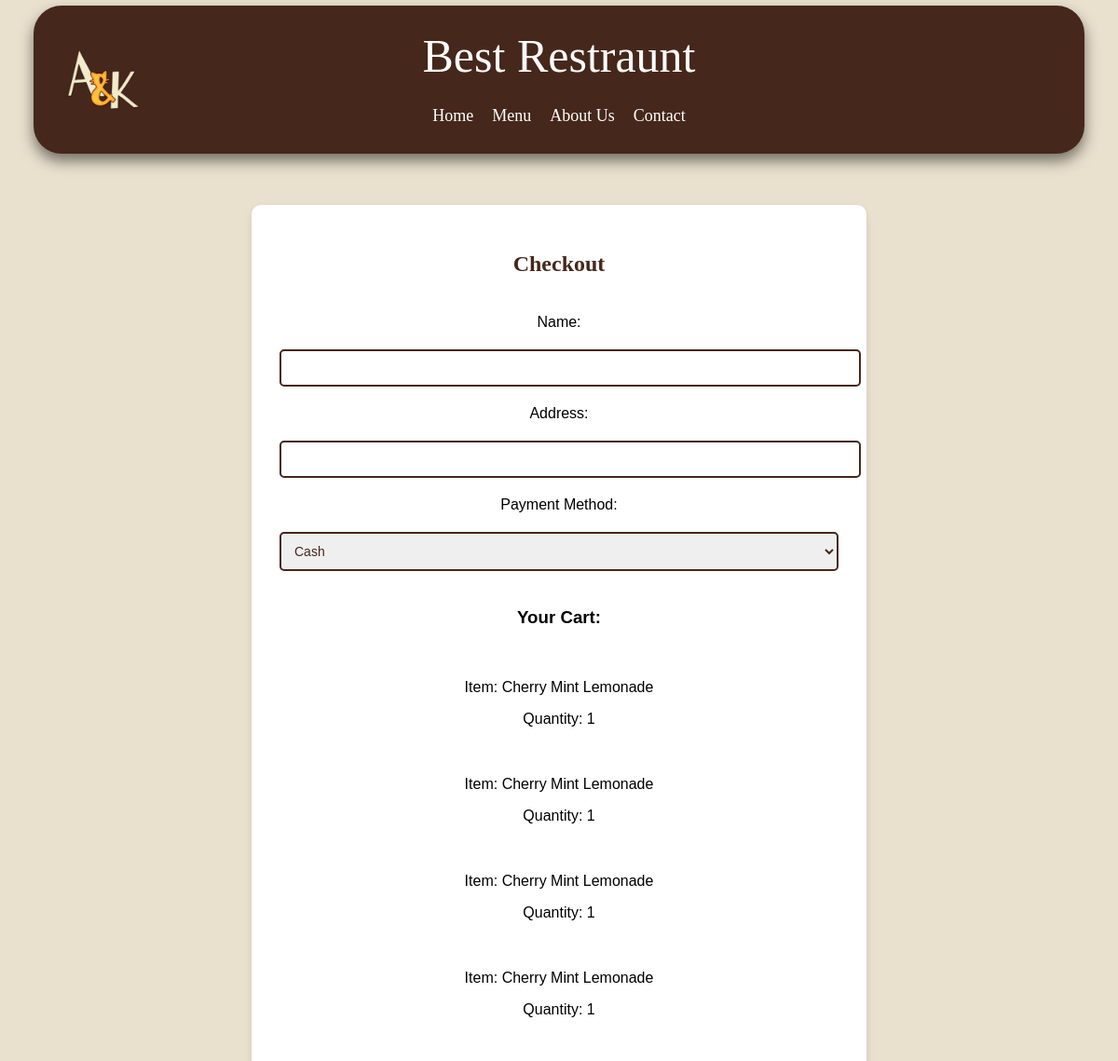
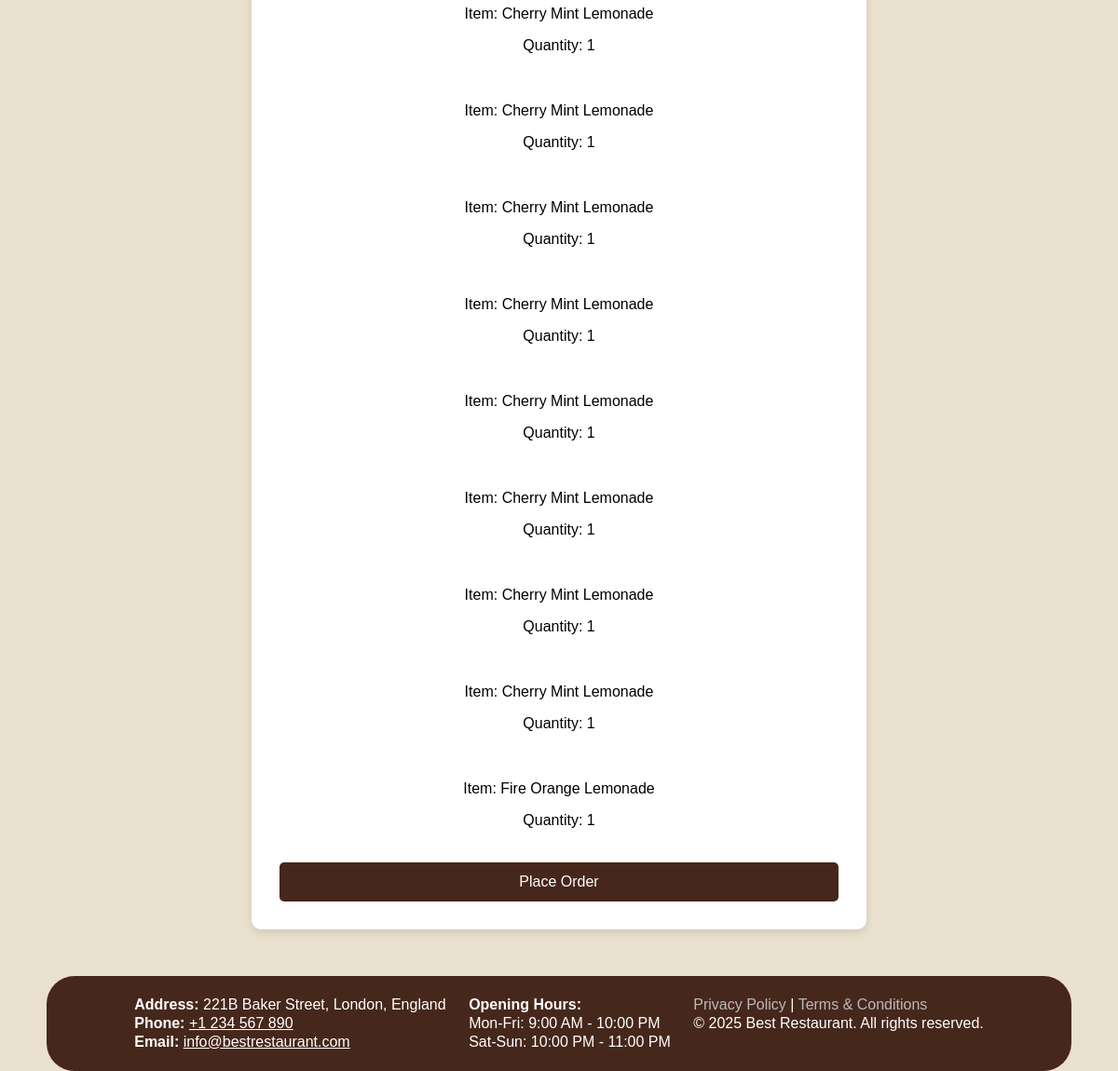
/checkout (signed in), run on the app's committed database (2 pictures, top to bottom).
### app.py (models this page shows, shortened)
class Cart(db.Model):
    __tablename__ = 'cart'
    id = db.Column(db.Integer, primary_key=True)
    user_id = db.Column(db.Integer, db.ForeignKey('user.id'), nullable=False)
    item_id = db.Column(db.Integer, db.ForeignKey('item.id'), nullable=False)
    quantity = db.Column(db.Integer, nullable=False)
    user = db.relationship('User', backref=db.backref('cart_items', lazy=True))
    item = db.relationship('Item', backref=db.backref('cart_items', lazy=True))

class Item(db.Model):
    id = db.Column(db.Integer, primary_key=True)
    title = db.Column(db.String(100))
    price = db.Column(db.Float)
    is_active = db.Column(db.Boolean)
    text = db.Column(db.String(500))
    image_filename = db.Column(db.String(100))

### app.py (the view, shortened to what this page needs)
@app.route('/checkout', methods=['GET', 'POST'])
def checkout():
    cart_items = Cart.query.filter_by(user_id=current_user.id).all()
    return render_template('checkout.html', cart_items=cart_items)

### app.py (called while the page is built)
@login_manager.user_loader
def load_user(user_id):
    return User.query.get(int(user_id))

### templates/checkout.html (shortened to what this page needs)
{% extends 'base.html' %}
{% block checkbody %}
<div class="checkout-container">
    <h2>Checkout</h2>
    <form method="POST">
        <label for="customer_name">Name:</label>
        <input type="text" name="customer_name" required>
        <label for="customer_address">Address:</label>
        <input type="text" name="customer_address" required>
        <label for="payment_method">Payment Method:</label>
        <select name="payment_method" required>
            <option value="cash">Cash</option>
        </select>
        <h3>Your Cart:</h3>
        {% for item in cart_items %}
            <div class="cart-item">
                <p>Item: {{ item.item.title }}</p>
                <p>Quantity: {{ item.quantity }}</p>
            </div>
        {% endfor %}
        <button type="submit">Place Order</button>
    </form>
</div>
{% endblock %}

### templates/base.html (shortened to what this page needs)
<!DOCTYPE html>
<html lang="en">
<head>
   <link rel="stylesheet" href="{{ url_for('static', filename='css/style.css')}}">
   <link rel="stylesheet" href="{{ url_for('static', filename='css/menu.css')}}">
   <link rel="stylesheet" href="{{ url_for('static', filename='css/cart.css')}}">
   <link rel="stylesheet" href="{{ url_for('static', filename='css/checkout.css')}}">
   <link rel="stylesheet" href="{{ url_for('static', filename='css/contact.css')}}">
   <link rel="stylesheet" href="{{ url_for('static', filename='css/about.css')}}">
</head>
<body>
    <div id="page-container">
        <div id="content-wrap">
            <header>
                <img class="logo" src="{{ url_for('static', filename='images/logo.png')}}" alt="our logo">
                <div class="header-content">
                <span class="header-text">Best Restraunt</span>
                <ul class="header-menu">
                    <li><a href="index">Home</a></li>
                    <li><a href="menu">Menu</a></li>
                    <li><a href="about">About Us</a></li>
                    <li><a href="contact">Contact</a></li>
                </ul>
            </div>
            </header>
        </div>
        {%block checkbody%}{%endblock%}
        <footer>
                <div class="footer-info">
                    <p><strong>Address:</strong>  221B Baker Street, London, England</p>
                    <p><strong>Phone:</strong> <a href="tel:+1234567890">+1 234 567 890</a></p>
                    <p><strong>Email:</strong> <a href="mailto:info@bestrestaurant.com">info@bestrestaurant.com</a></p>
                </div>
                <div class="footer-hours">
                    <p><strong>Opening Hours:</strong></p>
                    <p>Mon-Fri: 9:00 AM - 10:00 PM</p>
                    <p>Sat-Sun: 10:00 PM - 11:00 PM</p>
                </div>
                <div class="footer-legal">
                    <p><a href="#">Privacy Policy</a> | <a href="#">Terms & Conditions</a></p>
                    <p>© 2025 Best Restaurant. All rights reserved.</p>
                </div>
            </div>
</body>
</html>

### static/css/style.css (style rules this page uses)
header { display: grid; grid-template-columns: 1fr 2fr 1fr; align-items: center; justify-content: space-between; margin: 0.5%; border-radius: 30px; padding: 25px; resize: both; backdrop-filter: blur(10px); background: #46271b; box-shadow: 0px 8px 15px rgba(0, 0, 0, 0.5); }
.header-content { margin:auto; }
.logo { width: 100px; height: auto; }
#page-container { display: flex; flex-direction: column; background: #eae0ce; min-height: 100vh; width: 100%; padding: 0; margin: 0; box-sizing: border-box; }
html, body, #page-container { height: 100%; }
html, body { margin: 0; padding: 0; width: 100%; box-sizing: border-box; }
.header-text { display: flex; color: white; font-family: fantasy; font-size: 50px; }
footer { background-color: #46271b; border-radius: 30px; margin-top: auto; margin-bottom: 20px; padding: 30px; margin-left: 20px; margin-right: 20px; }
.footer-info, .footer-hours, .footer-legal { display: inline-block; vertical-align: top; margin: 0 10px; text-align: left; }
.footer-info p, .footer-hours p, .footer-legal p { margin: 2px 0; }
.footer-legal a { color: #bbb; text-decoration: none; }
.header-menu { list-style-type: none; padding: 0; margin: 10px 0 0; display: flex; justify-content: center; }
.header-menu li { list-style-type: none; padding: 0; margin: 10px 0 0; display: flex; justify-content: center; }
ul.header-menu li a { font-family: 'Times New Roman', Times, serif; color: white; text-decoration: none; font-size: 18px; padding: 5px 10px; border-radius: 5px; transition: background-color 0.3s ease; }
.footer-info { font-family: Arial, Helvetica, sans-serif; }
.footer-info a { color: white; }

### static/css/menu.css (style rules this page uses)
body { background-color: #F5E8D9; font-family: 'Poppins', sans-serif; margin: 0; }

### static/css/checkout.css (style rules this page uses)
body { font-family: Arial, sans-serif; background-color: #eae0ce; padding: 30px; margin: 0; display: flex; justify-content: center; align-items: center; height: 100vh; box-sizing: border-box; }
.checkout-container { max-width: 600px; width: 100%; background-color: #fff; padding: 30px; border-radius: 10px; box-shadow: 0 4px 8px rgba(0, 0, 0, 0.1); margin: 50px auto; text-align: center; display: flex; flex-direction: column; gap: 20px; }
.checkout-container h2 { font-size: 24px; font-family: 'Times New Roman', Times, serif; color: #46271b; margin-bottom: 20px; }
form { display: flex; flex-direction: column; gap: 20px; }
input[type="text"], input[type="number"], select { padding: 10px; border: 2px solid #46271b; border-radius: 5px; font-size: 14px; color: #46271b; transition: border-color 0.3s ease; width: 100%; }
button[type="submit"] { padding: 12px 20px; background-color: #46271b; color: white; font-size: 16px; border: none; border-radius: 5px; cursor: pointer; transition: background-color 0.3s ease; width: 100%; }
footer { background-color: #46271b; border-radius: 30px; margin-top: auto; padding: 20px; text-align: center; color: white; }

### data on the page
Cart: item "Cherry Mint Lemonade", quantity "1"
Cart: item "Cherry Mint Lemonade", quantity "1"
Cart: item "Cherry Mint Lemonade", quantity "1"
Cart: item "Cherry Mint Lemonade", quantity "1"
Cart: item "Cherry Mint Lemonade", quantity "1"
Cart: item "Cherry Mint Lemonade", quantity "1"
Cart: item "Cherry Mint Lemonade", quantity "1"
Cart: item "Cherry Mint Lemonade", quantity "1"
Cart: item "Cherry Mint Lemonade", quantity "1"
Cart: item "Cherry Mint Lemonade", quantity "1"
Cart: item "Cherry Mint Lemonade", quantity "1"
Cart: item "Cherry Mint Lemonade", quantity "1"
Cart: item "Fire Orange Lemonade", quantity "1"
